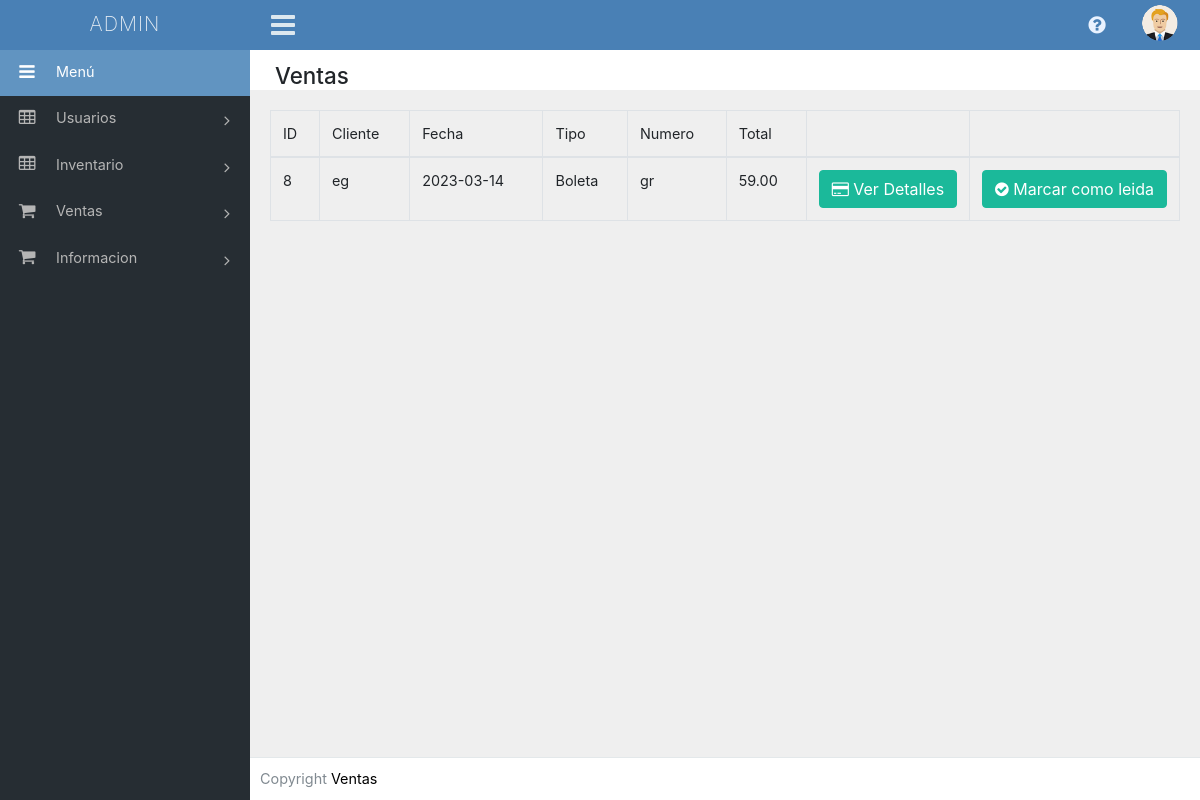
The page /admin/vistas/marcar_ventas.php (signed in) on the database its author committed.
### tables this page shows
CREATE TABLE `ventas` (
  `id_venta` int(11) NOT NULL,
  `fecha` date DEFAULT NULL,
  `cliente` varchar(100) DEFAULT NULL,
  `estado` varchar(20) DEFAULT NULL,
  `total` decimal(10,2) DEFAULT NULL,
  `tipo` varchar(50) DEFAULT NULL,
  `numero` varchar(50) DEFAULT NULL
);

### admin/clases/Venta.php (called while the page is built, shortened)
<?php
class Venta{
    public function mostrar()
    {
            $c = new Conexion();
			$conexion = $c->conectar();
			$sql = "select * from ventas where estado = 'activo'";
			$result = mysqli_query($conexion,$sql);
            return $result;
    }
}

### admin/vistas/marcar_ventas.php (the view, shortened to what this page needs)
<?php
require 'header.php';
if(isset($_SESSION['usuario']))
{
?>
    <div class="content-page">
    <div class="content">
        <div class="container-fluid">
                    <div class="row">
                                <div class="col-xl-12">
                                        <div class="breadcrumb-holder">
                                                <h1 class="main-title float-left">Ventas</h1>
                                                <div class="clearfix">
                                                </div>
                                        </div>
                                </div>
                    </div>
                    <div class="row">
            <?php
        require_once '../clases/Venta.php';
        $obj = new Venta();
        $result = $obj->mostrar();
        ?>
                        <div class="col-lg-12">
<table id="dtventas" class="table table-bordered table-hover table-condensed">
                    <thead>
                        <tr>
                            <td>ID</td>
                            <td>Cliente</td>
                            <td>Fecha</td>
                            <td>Tipo</td>
                            <td>Numero</td>
                            <td>Total</td>
                            <td style="width:15px"></td>
                            <td style="width:15px"></td>
                        </tr>
                    </thead>
                    <tbody>
<?php
	while($fila=mysqli_fetch_row($result))
	{
 ?>
    <tr>
		<td><?php echo $fila[0] ?></td>
		<td><?php echo $fila[2] ?></td>
		<td><?php echo $fila[1] ?></td>
		<td><?php echo $fila[5] ?></td>
		<td><?php echo $fila[6] ?></td>
		<td><?php echo $fila[4] ?></td>
        <td>
                    <a href="#" class="btn btn-success" data-toggle="modal" data-target="#exampleModal" onclick="functions('<?php echo $fila[0] ?>')">
                        <span class="fa fa-credit-card" role="button" data-toggle="tooltip" data-placement="top" title="Generar Recibo"></span> Ver Detalles
                    </a>
        </td>
        <td>
                    <a href="#" class="btn btn-success"  onclick="marcar('<?php echo $fila[0] ?>')">
                        <span class="fa fa-check-circle" role="button" data-toggle="tooltip" data-placement="top" title="Marcar Venta"></span>
                        Marcar como leida
                    </a>
        </td>
	</tr>
	<?php
} ?>
                    </tbody>
</table>
                        </div>
                    </div>
        </div>
    </div>
</div>
<?php
require 'footer.php';
}
else {
	header("location:../index.php");
}
?>

### admin/assets/css/style.css (style rules this page uses)
html { position: relative; min-height: 100%; }
body { font-size: 0.9rem; background-color: #efefef; padding-bottom: 50px; }
a { color: #0ca4ca; text-decoration: none; }
.breadcrumb-holder { background-color: #ffffff; margin: 0px -20px 20px -20px; padding: 13px 25px 0 25px; box-shadow: none; }
.breadcrumb-holder .main-title { margin-bottom: 0; font-size: 1.4rem; }
a { outline: none !important; text-decoration: none !important; }
.row { margin-right: -10px; margin-left: -10px; }
.col, .col-1, .col-10, .col-11, .col-12, .col-2, .col-3, .col-4, .col-5, .col-6, .col-7, .col-8, .col-9, .col-lg, .col-lg-1, .col-lg-10, .col-lg-11, .col-lg-12, .col-lg-2, .col-lg-3, .col-lg-4, .col-lg-5, .col-lg-6, .col-lg-7, .col-lg-8, .col-lg-9, .col-md, .col-md-1, .col-md-10, .col-md-11, .col-md-12, .col-md-2, .col-md-3, .col-md-4, .col-md-5, .col-md-6, .col-md-7, .col-md-8, .col-md-9, .col-sm, .col-sm-1, .col-sm-10, .col-sm-11, .col-sm-12, .col-sm-2, .col-sm-3, .col-sm-4, .col-sm-5, .col-sm-6, .col-sm-7, .col-sm-8, .col-sm-9, .col-xl, .col-xl-1, .col-xl-10, .col-xl-11, .col-xl-12, .col-xl-2, .col-xl-3, .col-xl-4, .col-xl-5, .col-xl-6, .col-xl-7, .col-xl-8, .col-xl-9 { padding-right: 10px; padding-left: 10px; }
.content-page { margin-left: 250px; overflow: hidden; }
.content-page .content { padding: 0 5px; margin-top: 50px; }
.btn-success { background-color: #1bb99a; border-color: #1bb99a; }

### rows shown on the page
ventas: id_venta "8", cliente "eg", fecha "2023-03-14", tipo "Boleta", numero "gr", total "59.00"
